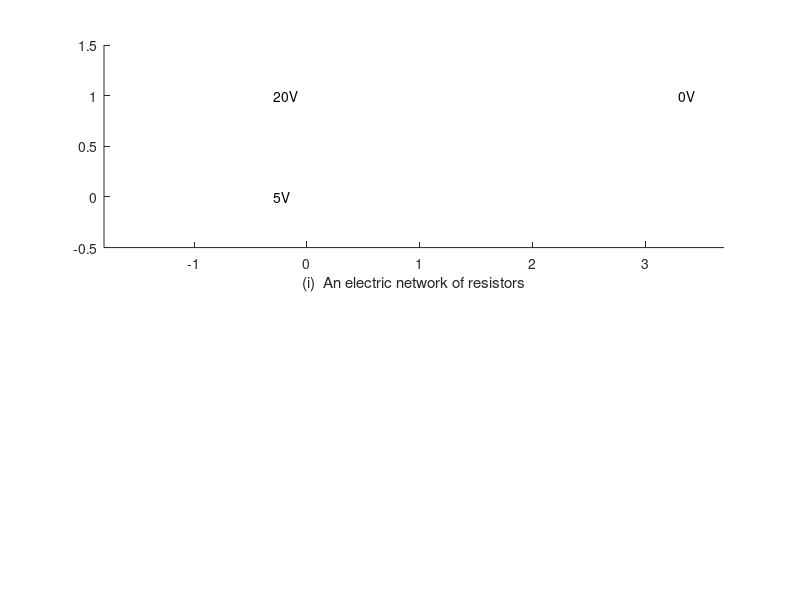

Here is the MATLAB script that generated this plot: (Note: this script raises an error after producing the figure.)
% f3_1
% Copyright S. Nakamura, 1995
set(gcf, 'NumberTitle','off','Name', 'Figure 3.1')

clear, clf
subplot(211)
axis([-1.8 3.7 -0.5  1.5])
      hold on 
p1 = [0,1];
p2 = [1,1];
p3 = [2,1];
p4 = [3,1];
p5 = [0,0];
p6 = [1,0];
p7 = [2,0];

text(-0.3,  1.,  '20V')
text(-0.3,  0.,  '5V')
text(3.3,  1.,  '0V')
xlabel('(i)  An electric network of resistors')

 
resist_(5, 0.5,0.1,p1,p2)
resist_(5, 0.5,0.1,p2,p3)
resist_(5, 0.5,0.1,p3,p4)
resist_(5, 0.5,0.1,p5,p6)
line_(p6,p7)
resist_(5, 0.5,0.1,p2,p6)
resist_(5, 0.5,0.1,p3,p7)
text( 0.3, 1.3, '2 ohms')
text( 1.3, 1.3, '4 ohms')
text( 2.3, 1.3, '3 ohms')
text( 0.3, -0.3, '3 ohms')
text( 1.1, 0.5, '3 ohms')
text( 2.1, 0.5, '5 ohms')

text( 1.0-0.05, 1.1, 'a')
text( 2.0-0.05, 1.1, 'b')
text( 1.0-0.05, -0.1, 'c')
axis('off')

subplot(212)
hold off
axis([-3 3 -2 2.5])
hold on

p1 = [0,0]         ; text( 0-0.15, 0.2 ,'a')
p2 = [-1,0]        ; text( -1.2,0.05, 'b')
p3 = [-0.5,-2]     ; text( -0.6,-2.05, 'c')

p4 = [0.5, -1.7] ; text( 0.6, -1.7, 'd')
p5 = [1, 0.4];  % , text( 1.2, 0.4, '. . .')
p6 = [-0.1,1.9]  ; text(-0.15,2.2, 'k')
resist_(5, 0.5,0.15,p1,p2)
resist_(5, 0.5,0.05,p1,p3)
resist_(5, 0.5,0.05,p1,p4)
resist_(5, 0.5,0.15,p1,p5)
resist_(5, 0.5,0.05,p1,p6)
xlabel('(ii) A node connected to resistors')
axis('off')
